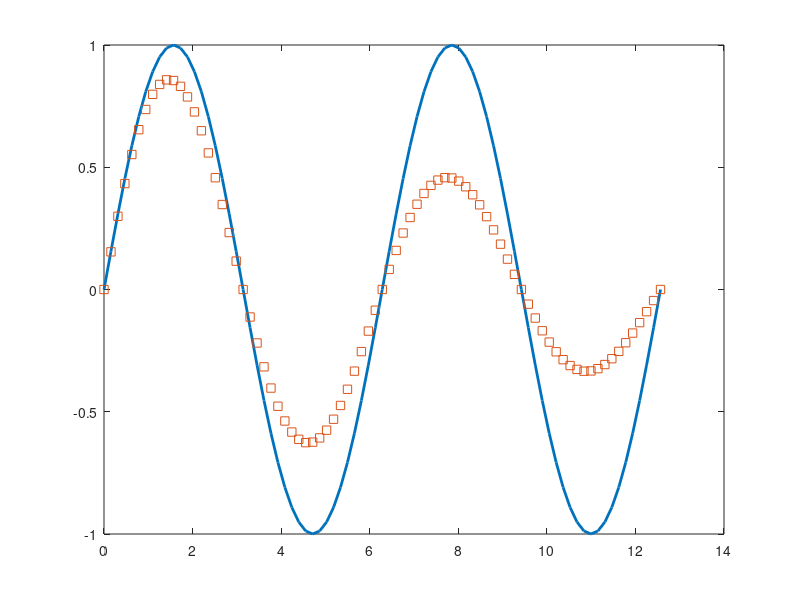

Recreate this plot in MATLAB.
x = 0:pi/20:4*pi;
plot(x, sin(x));
hold on;
plot(x , exp(-0.1*x).*sin(x), 's')
hold off

hkids = get(gca, 'child');

set( hkids(1), 'marker', 's');
set( hkids(2), 'linew', 2);

hdecay = findobj('marker', 's');